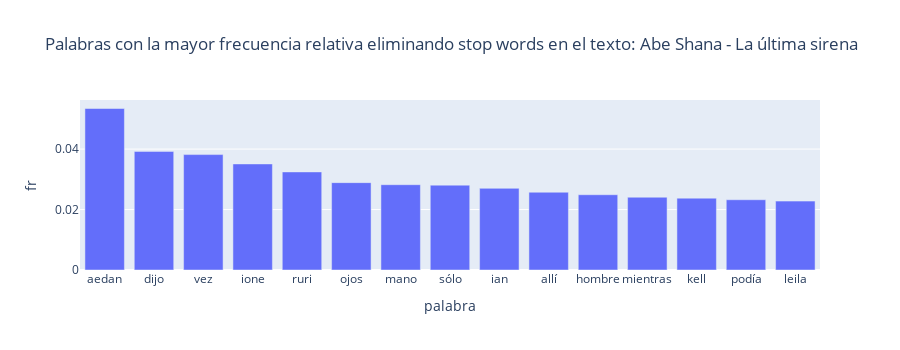

The notebook cell saved with this chart:
### Code cell
fig4 = px.bar(sirena.head(15), x = "palabra", y = "fr",height=350,
              title="Palabras con la mayor frecuencia relativa eliminando stop words en el texto: Abe Shana - La última sirena ")
fig4.show()

### Figure 1 — Plotly figure (JSON) as saved in the notebook; plotly's stock layout.template omitted (floating-point values rounded to 4 significant figures)
{"data": [{"alignmentgroup": "True", "hovertemplate": "palabra=%{x}<br>fr=%{y}<extra></extra>", "legendgroup": "", "marker": {"color": "#636efa", "pattern": {"shape": ""}}, "name": "", "offsetgroup": "", "orientation": "v", "showlegend": false, "textposition": "auto", "type": "bar", "x": ["aedan", "dijo", "vez", "ione", "ruri", "ojos", "mano", "sólo", "ian", "allí", "hombre", "mientras", "kell", "podía", "leila"], "xaxis": "x", "y": [0.05343, 0.03924, 0.03818, 0.03509, 0.03245, 0.0289, 0.02822, 0.02807, 0.02701, 0.02573, 0.0249, 0.02407, 0.02377, 0.02324, 0.02279], "yaxis": "y"}], "layout": {"barmode": "relative", "height": 350, "legend": {"tracegroupgap": 0}, "title": {"text": "Palabras con la mayor frecuencia relativa eliminando stop words en el texto: Abe Shana - La última sirena "}, "xaxis": {"anchor": "y", "domain": [0, 1], "title": {"text": "palabra"}}, "yaxis": {"anchor": "x", "domain": [0, 1], "title": {"text": "fr"}}}}
